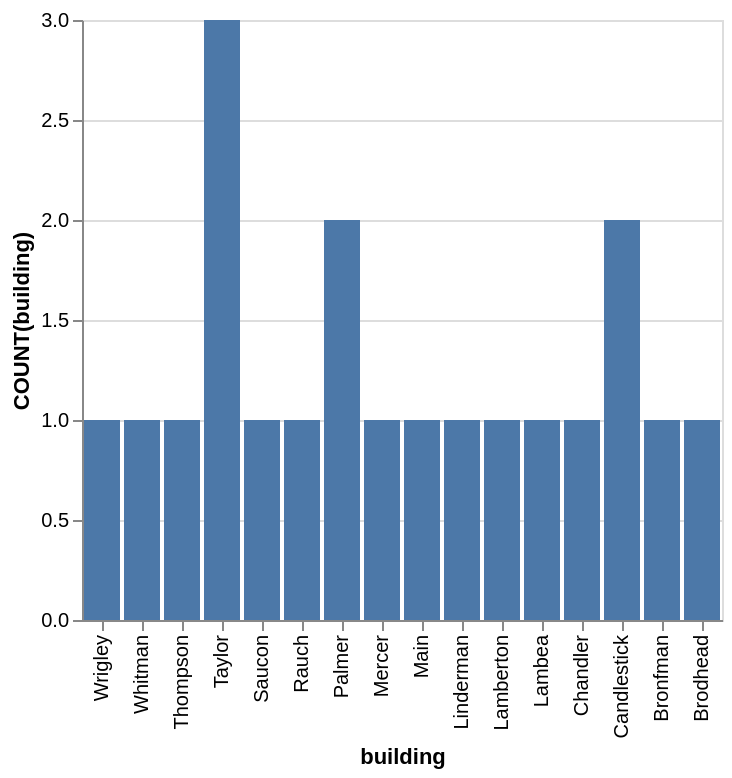

Write a Vega-Lite specification for this figure.
### Vega-Lite specification from a JSON file in a GitHub repository (floating-point values rounded to 4 significant figures)
{"data": {"values": [{"x_data": "Wrigley", "y_data": 1}, {"x_data": "Whitman", "y_data": 1}, {"x_data": "Thompson", "y_data": 1}, {"x_data": "Taylor", "y_data": 3}, {"x_data": "Saucon", "y_data": 1}, {"x_data": "Rauch", "y_data": 1}, {"x_data": "Palmer", "y_data": 2}, {"x_data": "Mercer", "y_data": 1}, {"x_data": "Main", "y_data": 1}, {"x_data": "Linderman", "y_data": 1}, {"x_data": "Lamberton", "y_data": 1}, {"x_data": "Lambea", "y_data": 1}, {"x_data": "Chandler", "y_data": 1}, {"x_data": "Candlestick", "y_data": 2}, {"x_data": "Bronfman", "y_data": 1}, {"x_data": "Brodhead", "y_data": 1}]}, "mark": "bar", "encoding": {"x": {"field": "x_data", "type": "nominal", "title": "building", "sort": "descending"}, "y": {"field": "y_data", "type": "quantitative", "title": "COUNT(building)"}}}
